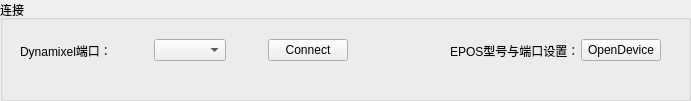
     <widget class="QGroupBox" name="groupBox_7">
      <property name="geometry">
       <rect>
        <x>0</x>
        <y>50</y>
        <width>691</width>
        <height>101</height>
       </rect>
      </property>
      <property name="title">
       <string>连接</string>
      </property>
      <widget class="QWidget" name="layoutWidget">
       <property name="geometry">
        <rect>
         <x>20</x>
         <y>30</y>
         <width>328</width>
         <height>41</height>
        </rect>
       </property>
       <layout class="QHBoxLayout" name="horizontalLayout_2">
        <item>
         <widget class="QLabel" name="label_7">
          <property name="text">
           <string>Dynamixel端口：</string>
          </property>
         </widget>
        </item>
        <item>
         <spacer name="horizontalSpacer_4">
          <property name="orientation">
           <enum>Qt::Horizontal</enum>
          </property>
          <property name="sizeHint" stdset="0">
           <size>
            <width>40</width>
            <height>20</height>
           </size>
          </property>
         </spacer>
        </item>
        <item>
         <widget class="QComboBox" name="comboBoxComPort"/>
        </item>
        <item>
         <spacer name="horizontalSpacer_5">
          <property name="orientation">
           <enum>Qt::Horizontal</enum>
          </property>
          <property name="sizeHint" stdset="0">
           <size>
            <width>40</width>
            <height>20</height>
           </size>
          </property>
         </spacer>
        </item>
        <item>
         <widget class="QPushButton" name="Connect">
          <property name="text">
           <string>Connect</string>
          </property>
         </widget>
        </item>
       </layout>
      </widget>
      <widget class="QWidget" name="layoutWidget">
       <property name="geometry">
        <rect>
         <x>450</x>
         <y>30</y>
         <width>211</width>
         <height>41</height>
        </rect>
       </property>
       <layout class="QHBoxLayout" name="horizontalLayout_3">
        <item>
         <widget class="QLabel" name="label_16">
          <property name="text">
           <string>EPOS型号与端口设置：</string>
          </property>
         </widget>
        </item>
        <item>
         <widget class="QPushButton" name="pushButton">
          <property name="text">
           <string>OpenDevice</string>
          </property>
         </widget>
        </item>
       </layout>
      </widget>
     </widget>
